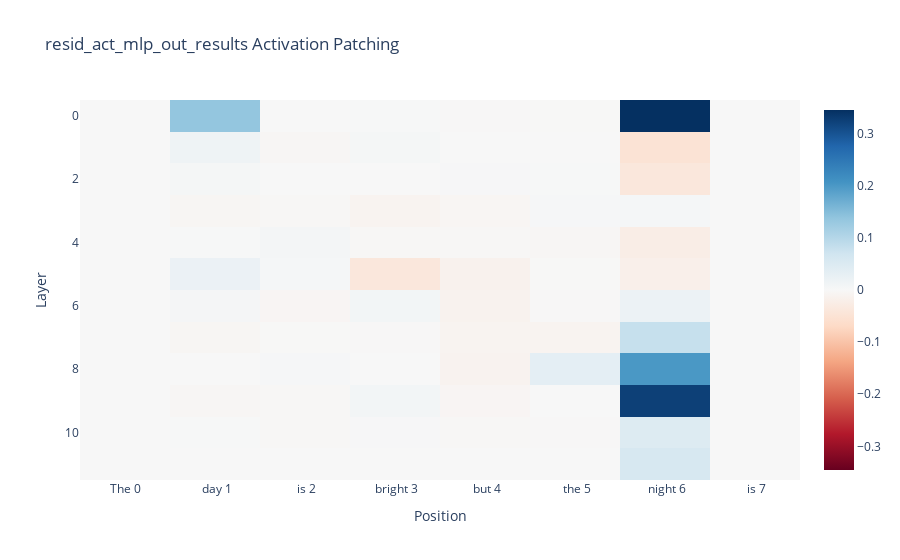

Notebook code cell kept with this figure:
### Code cell
imshow(resid_act_mlp_out_results[:,1:9], 
       yaxis="Layer", 
       xaxis="Position", 
       x=[f"{tok} {i}" for i, tok in enumerate(model.to_str_tokens(clean_tokens[0][1:9]))],
       title="resid_act_mlp_out_results Activation Patching")

### Figure 1 — Plotly figure (JSON) as saved in the notebook; plotly's stock layout.template omitted (floating-point values rounded to 4 significant figures)
{"data": [{"coloraxis": "coloraxis", "hovertemplate": "Position: %{x}<br>Layer: %{y}<br>color: %{z}<extra></extra>", "name": "0", "type": "heatmap", "x": ["The 0", " day 1", " is 2", " bright 3", " but 4", " the 5", " night 6", " is 7"], "xaxis": "x", "yaxis": "y", "z": [[0, 0.1357, 0.0008184, 0.001571, -0.001287, -0.001164, 0.3453, 0], [0, 0.0155, -0.004003, 0.00516, 0.0004945, -0.0003942, -0.04873, 0], [0, 0.00518, -0.0002738, -0.0006636, 0.002248, 0.001243, -0.03852, 0], [0, -0.005529, -0.002327, -0.01011, -0.006047, 0.00393, 0.004763, 0], [0, 0.001836, 0.006774, -0.003302, -0.002605, -0.004357, -0.02388, 0], [0, 0.02187, 0.004734, -0.03845, -0.0141, -0.0012, -0.01926, 0], [0, 0.005854, -0.006445, 0.00885, -0.01353, -0.001556, 0.01924, 0], [0, -0.005164, -0.0008298, -0.001989, -0.009737, -0.01071, 0.08075, 0], [0, -0.0003989, 0.004178, 0.0005107, -0.01119, 0.03408, 0.2009, 0], [0, -0.004166, -0.003523, 0.009576, -0.006258, 0.0007187, 0.3254, 0], [0, 0.001794, -0.002371, 0.002117, -0.002306, -0.001717, 0.04746, 0], [0, 0, 0, 0, 0, 0, 0.05858, 0]]}], "layout": {"coloraxis": {"cmid": 0, "colorscale": [[0, "rgb(103,0,31)"], [0.1, "rgb(178,24,43)"], [0.2, "rgb(214,96,77)"], [0.3, "rgb(244,165,130)"], [0.4, "rgb(253,219,199)"], [0.5, "rgb(247,247,247)"], [0.6, "rgb(209,229,240)"], [0.7, "rgb(146,197,222)"], [0.8, "rgb(67,147,195)"], [0.9, "rgb(33,102,172)"], [1, "rgb(5,48,97)"]]}, "title": {"text": "resid_act_mlp_out_results Activation Patching"}, "xaxis": {"anchor": "y", "constrain": "domain", "domain": [0, 1], "scaleanchor": "y", "title": {"text": "Position"}}, "yaxis": {"anchor": "x", "autorange": "reversed", "constrain": "domain", "domain": [0, 1], "title": {"text": "Layer"}}}}
